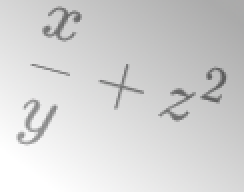
%> input picture samples/temp.png, 122 x 96 px (shown 2 times larger)
$ octave --eval "result = classify('../samples/temp.png');"   (GNU Octave 9; MATLAB toolbox functions it lacks are replaced by stand-ins)
%> lines starting %> are read from the running program, lines starting %| are printed output that depends on the picture; in (x1, y1, x2, y2) boxes, pixels count from 0 and x2, y2 are one past the last pixel; in counts of white or black regions, pixels touching at a corner belong together; the program's own positions count from 1
function [ class ] = classify(impath)
%> called with impath = '../samples/temp.png'
img = imread(impath);
%> img is the input picture: size 96x122x3 uint8; mean R, G, B 211.1, 211.1, 211.1
img = rgb2gray(img);
%> img: size 96x122 uint8
img = imbinarize(img);
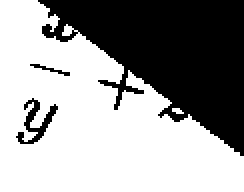
%> img: size 96x122 logical (shown 2 times larger); 61.2% white; 3 black regions, box (x1, y1, x2, y2) and area: (19, 0, 122, 78) 4348, (8, 49, 29, 72) 161, (15, 32, 35, 38) 32
img = imresize(img, [48 48]);
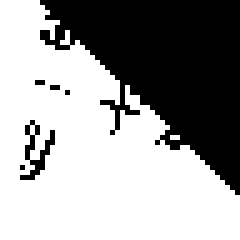
%> img: size 48x48 logical (shown 5 times larger); 61.6% white; 6 black regions (4 under 20 px), largest, box (x1, y1, x2, y2) and area: (8, 0, 48, 39) 849, (4, 24, 11, 36) 29
%> (the run ends here)
